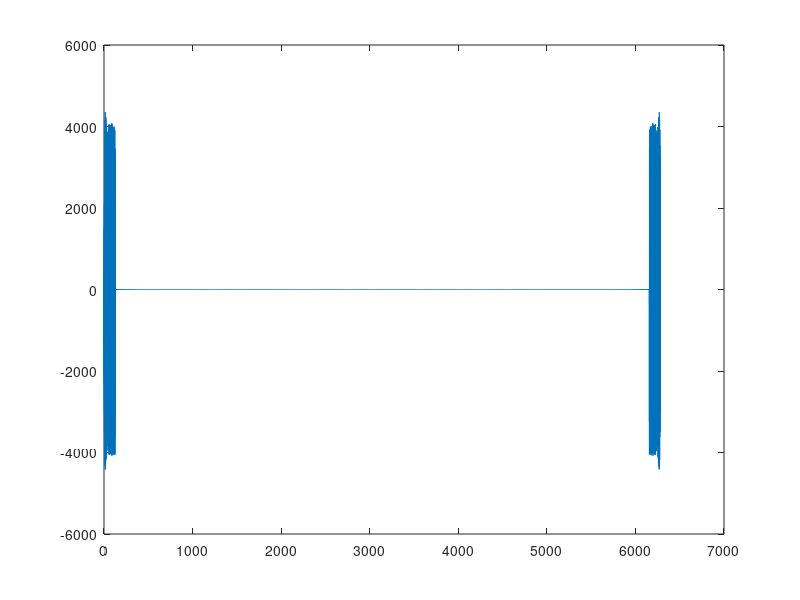
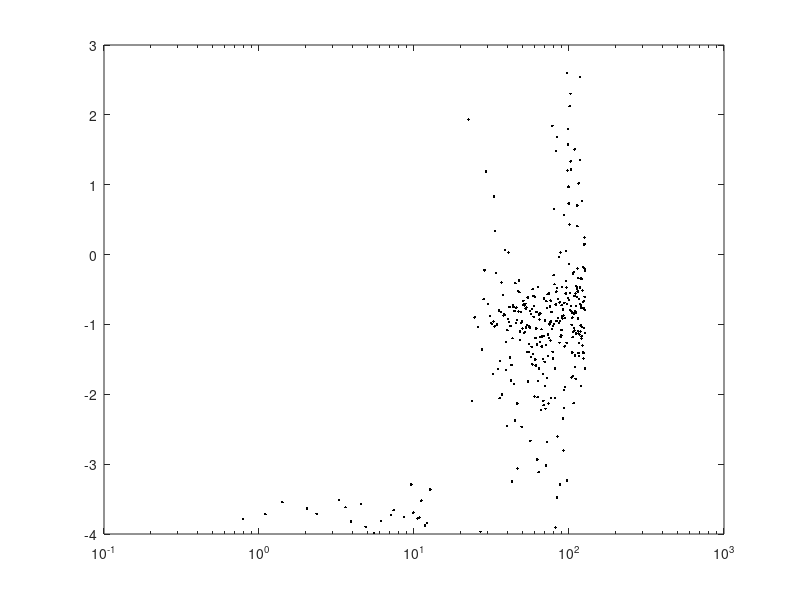

The MATLAB script that drew these images, in order: (Note: this script raises an error after producing the figures.)
clear; clc; close all;

load('Joint_SI_CL_40s_dtheta_Data.mat')
load('Joint_Init_Data.mat')
load('ID_parameters.mat')

F = 0:2*pi/T:4*pi/dT-2*pi/T;        %Frequency Vector

R = fft(u);
dTheta_tf = fft(dTheta);
figure
plot(F, R)


index1 = find(F<20 * T/(2*pi)); 
% G = 0*dTheta_tf;
% G(index1) = dTheta_tf(index1)./(R(index1)+dTheta_tf(index1));
% G(index1) = abs(G(index1));
G = dTheta_tf./(R + dTheta_tf);
G_log = 20*log10(G);
G_log = G_log(index1);
plot_index = find(G_log < -4);


% Making changes
G_log = G_log(plot_index);
F = F(plot_index);

K = mean(G_log(3:5));
K_3dB = K - 3;

figure
semilogx(F, G_log, 'k.')
hold on

s = tf('s');

Index_id2 = find(G_log(2:end) < K_3dB);
Index_id2 = Index_id2(1)+20;
omega1 = F(Index_id2);
omega1 = 28.3;
omega2 = 28.3;
omega3 = 180;

eta = 0.02;
H_at = db2mag(K)/Ks_J2*(s^2 + B2_J2*s + Ks_J2) / ((s/omega1 + 1)*(s/omega2 + 1) *(s/omega3 + 1));
H_at = .0008*(s^2 + eta*56.6*s + 800) / ((s/omega1 + 1)*(s/omega2 + 1) *(s/omega3 + 1));
bodemag(H_at)
hold off

% [mag, ~, wout] = bode(H, {.1,1000});
% NEED TO ID OFF OF THIS PLOT

function plot_data(x1, y1, x2, y2)

figure
hold on
plot(x1, mag2db(y1))
set(gca, 'XScale', 'log')
semilogx(x2, y2, '.')
legend("Transfer Function", "Experiment Data", "Location", "southwest")
xlim([.1,100])
xlabel("Frequency (rad/s)")
ylim([-80, 40])
ylabel("Magnitude (dB)")
hold off

end
